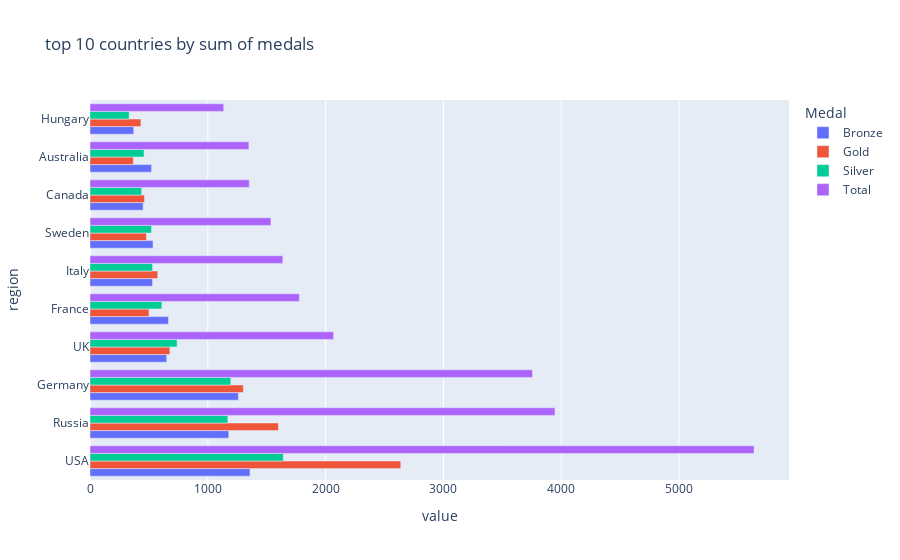

Notebook code for this chart:
### Code cell
fig = px.bar(top10_region, y=top10_region.index, x=top10_region.columns,
             title="top 10 countries by sum of medals")
fig.update_layout(barmode='group')
fig.show()

### Figure 1 — Plotly figure (JSON) as saved in the notebook; plotly's stock layout.template omitted (floating-point values rounded to 4 significant figures)
{"data": [{"alignmentgroup": "True", "hovertemplate": "Medal=Bronze<br>value=%{x}<br>region=%{y}<extra></extra>", "legendgroup": "Bronze", "marker": {"color": "#636efa", "pattern": {"shape": ""}}, "name": "Bronze", "offsetgroup": "Bronze", "orientation": "h", "showlegend": true, "textposition": "auto", "type": "bar", "x": [1358, 1178, 1260, 651, 666, 531, 535, 451, 522, 371], "xaxis": "x", "y": ["USA", "Russia", "Germany", "UK", "France", "Italy", "Sweden", "Canada", "Australia", "Hungary"], "yaxis": "y"}, {"alignmentgroup": "True", "hovertemplate": "Medal=Gold<br>value=%{x}<br>region=%{y}<extra></extra>", "legendgroup": "Gold", "marker": {"color": "#EF553B", "pattern": {"shape": ""}}, "name": "Gold", "offsetgroup": "Gold", "orientation": "h", "showlegend": true, "textposition": "auto", "type": "bar", "x": [2638, 1599, 1301, 678, 501, 575, 479, 463, 368, 432], "xaxis": "x", "y": ["USA", "Russia", "Germany", "UK", "France", "Italy", "Sweden", "Canada", "Australia", "Hungary"], "yaxis": "y"}, {"alignmentgroup": "True", "hovertemplate": "Medal=Silver<br>value=%{x}<br>region=%{y}<extra></extra>", "legendgroup": "Silver", "marker": {"color": "#00cc96", "pattern": {"shape": ""}}, "name": "Silver", "offsetgroup": "Silver", "orientation": "h", "showlegend": true, "textposition": "auto", "type": "bar", "x": [1641, 1170, 1195, 739, 610, 531, 522, 438, 459, 332], "xaxis": "x", "y": ["USA", "Russia", "Germany", "UK", "France", "Italy", "Sweden", "Canada", "Australia", "Hungary"], "yaxis": "y"}, {"alignmentgroup": "True", "hovertemplate": "Medal=Total<br>value=%{x}<br>region=%{y}<extra></extra>", "legendgroup": "Total", "marker": {"color": "#ab63fa", "pattern": {"shape": ""}}, "name": "Total", "offsetgroup": "Total", "orientation": "h", "showlegend": true, "textposition": "auto", "type": "bar", "x": [5637, 3947, 3756, 2068, 1777, 1637, 1536, 1352, 1349, 1135], "xaxis": "x", "y": ["USA", "Russia", "Germany", "UK", "France", "Italy", "Sweden", "Canada", "Australia", "Hungary"], "yaxis": "y"}], "layout": {"barmode": "group", "legend": {"title": {"text": "Medal"}, "tracegroupgap": 0}, "title": {"text": "top 10 countries by sum of medals"}, "xaxis": {"anchor": "y", "domain": [0, 1], "title": {"text": "value"}}, "yaxis": {"anchor": "x", "domain": [0, 1], "title": {"text": "region"}}}}
